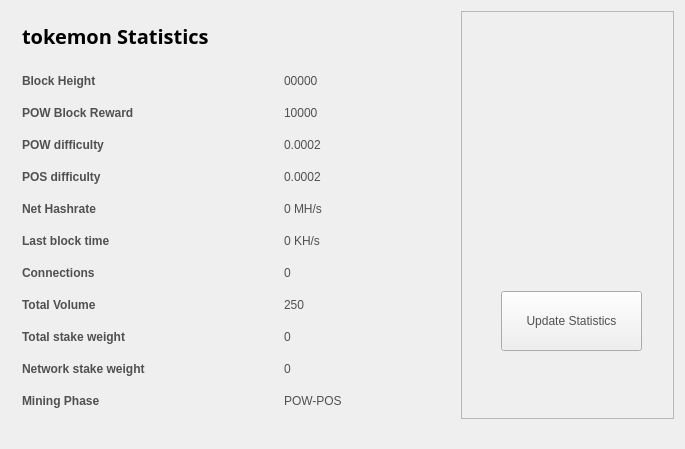
<?xml version="1.0" encoding="UTF-8"?>
<ui version="4.0">
 <class>StatisticsPage</class>
 <widget class="QWidget" name="StatisticsPage">
  <property name="windowModality">
   <enum>Qt::NonModal</enum>
  </property>
  <property name="geometry">
   <rect>
    <x>0</x>
    <y>0</y>
    <width>685</width>
    <height>449</height>
   </rect>
  </property>
  <property name="windowTitle">
   <string>Digging</string>
  </property>
  <property name="styleSheet">
   <string notr="true">color:#505050;
font-family:'Open Sans,sans-serif';</string>
  </property>
  <layout class="QGridLayout" name="gridLayout">
   <property name="sizeConstraint">
    <enum>QLayout::SetMaximumSize</enum>
   </property>
   <item row="0" column="1">
    <widget class="QFrame" name="frame">
     <property name="minimumSize">
      <size>
       <width>213</width>
       <height>0</height>
      </size>
     </property>
     <property name="frameShape">
      <enum>QFrame::StyledPanel</enum>
     </property>
     <property name="frameShadow">
      <enum>QFrame::Raised</enum>
     </property>
     <widget class="QPushButton" name="startButton">
      <property name="geometry">
       <rect>
        <x>40</x>
        <y>280</y>
        <width>141</width>
        <height>60</height>
       </rect>
      </property>
      <property name="sizePolicy">
       <sizepolicy hsizetype="Fixed" vsizetype="Fixed">
        <horstretch>0</horstretch>
        <verstretch>0</verstretch>
       </sizepolicy>
      </property>
      <property name="minimumSize">
       <size>
        <width>120</width>
        <height>60</height>
       </size>
      </property>
      <property name="autoFillBackground">
       <bool>false</bool>
      </property>
      <property name="styleSheet">
       <string notr="true"/>
      </property>
      <property name="text">
       <string>Update Statistics</string>
      </property>
     </widget>
     <widget class="QLabel" name="label">
      <property name="geometry">
       <rect>
        <x>10</x>
        <y>10</y>
        <width>191</width>
        <height>191</height>
       </rect>
      </property>
      <property name="text">
       <string/>
      </property>
      <property name="pixmap">
       <pixmap>:/icons/coinbg</pixmap>
      </property>
      <property name="scaledContents">
       <bool>true</bool>
      </property>
     </widget>
    </widget>
   </item>
   <item row="0" column="0">
    <widget class="QFrame" name="gridFrame_2">
     <layout class="QGridLayout" name="gridLayout_4">
      <item row="3" column="0">
       <layout class="QFormLayout" name="formLayout_2">
        <property name="fieldGrowthPolicy">
         <enum>QFormLayout::FieldsStayAtSizeHint</enum>
        </property>
        <property name="horizontalSpacing">
         <number>139</number>
        </property>
        <property name="verticalSpacing">
         <number>18</number>
        </property>
        <property name="rightMargin">
         <number>0</number>
        </property>
        <item row="1" column="0">
         <widget class="QLabel" name="label_14">
          <property name="text">
           <string>&lt;html&gt;&lt;head/&gt;&lt;body&gt;&lt;p&gt;&lt;span style=&quot; font-weight:600;&quot;&gt;Block Height&lt;/span&gt;&lt;/p&gt;&lt;/body&gt;&lt;/html&gt;</string>
          </property>
         </widget>
        </item>
        <item row="1" column="1">
         <widget class="QLabel" name="heightBox">
          <property name="text">
           <string>00000</string>
          </property>
         </widget>
        </item>
        <item row="2" column="0">
         <widget class="QLabel" name="label_12">
          <property name="text">
           <string>&lt;html&gt;&lt;head/&gt;&lt;body&gt;&lt;p&gt;&lt;span style=&quot; font-weight:600;&quot;&gt;POW Block Reward&lt;/span&gt;&lt;/p&gt;&lt;/body&gt;&lt;/html&gt;</string>
          </property>
         </widget>
        </item>
        <item row="2" column="1">
         <widget class="QLabel" name="rewardBox">
          <property name="text">
           <string>10000</string>
          </property>
         </widget>
        </item>
        <item row="3" column="0">
         <widget class="QLabel" name="label_13">
          <property name="text">
           <string>&lt;html&gt;&lt;head/&gt;&lt;body&gt;&lt;p&gt;&lt;span style=&quot; font-weight:600;&quot;&gt;POW difficulty&lt;/span&gt;&lt;/p&gt;&lt;/body&gt;&lt;/html&gt;</string>
          </property>
         </widget>
        </item>
        <item row="3" column="1">
         <widget class="QLabel" name="diffBox">
          <property name="text">
           <string>0.0002</string>
          </property>
         </widget>
        </item>
        <item row="4" column="0">
         <widget class="QLabel" name="label_9">
          <property name="text">
           <string>&lt;html&gt;&lt;head/&gt;&lt;body&gt;&lt;p&gt;&lt;span style=&quot; font-weight:600;&quot;&gt;POS difficulty&lt;/span&gt;&lt;/p&gt;&lt;/body&gt;&lt;/html&gt;</string>
          </property>
         </widget>
        </item>
        <item row="4" column="1">
         <widget class="QLabel" name="diffBox2">
          <property name="text">
           <string>0.0002</string>
          </property>
         </widget>
        </item>
        <item row="5" column="1">
         <widget class="QLabel" name="pawrateBox">
          <property name="text">
           <string>0 MH/s</string>
          </property>
         </widget>
        </item>
        <item row="6" column="0">
         <widget class="QLabel" name="label3_2">
          <property name="sizePolicy">
           <sizepolicy hsizetype="Preferred" vsizetype="Maximum">
            <horstretch>0</horstretch>
            <verstretch>0</verstretch>
           </sizepolicy>
          </property>
          <property name="text">
           <string>&lt;html&gt;&lt;head/&gt;&lt;body&gt;&lt;p&gt;&lt;span style=&quot; font-weight:600;&quot;&gt;Last block time&lt;/span&gt;&lt;/p&gt;&lt;/body&gt;&lt;/html&gt;</string>
          </property>
         </widget>
        </item>
        <item row="6" column="1">
         <widget class="QLabel" name="localBox">
          <property name="text">
           <string>0 KH/s</string>
          </property>
         </widget>
        </item>
        <item row="7" column="0">
         <widget class="QLabel" name="label1_2">
          <property name="text">
           <string>&lt;html&gt;&lt;head/&gt;&lt;body&gt;&lt;p&gt;&lt;span style=&quot; font-weight:600;&quot;&gt;Connections&lt;/span&gt;&lt;/p&gt;&lt;/body&gt;&lt;/html&gt;</string>
          </property>
         </widget>
        </item>
        <item row="7" column="1">
         <widget class="QLabel" name="connectionBox">
          <property name="text">
           <string>0</string>
          </property>
         </widget>
        </item>
        <item row="8" column="0">
         <widget class="QLabel" name="label_8">
          <property name="text">
           <string>&lt;html&gt;&lt;head/&gt;&lt;body&gt;&lt;p&gt;&lt;span style=&quot; font-weight:600;&quot;&gt;Total Volume&lt;/span&gt;&lt;/p&gt;&lt;/body&gt;&lt;/html&gt;</string>
          </property>
         </widget>
        </item>
        <item row="8" column="1">
         <widget class="QLabel" name="volumeBox">
          <property name="text">
           <string>250</string>
          </property>
         </widget>
        </item>
        <item row="9" column="0">
         <widget class="QLabel" name="label_10">
          <property name="text">
           <string>&lt;html&gt;&lt;head/&gt;&lt;body&gt;&lt;p&gt;&lt;span style=&quot; font-weight:600;&quot;&gt;Total stake weight&lt;/span&gt;&lt;/p&gt;&lt;/body&gt;&lt;/html&gt;</string>
          </property>
         </widget>
        </item>
        <item row="9" column="1">
         <widget class="QLabel" name="minBox">
          <property name="text">
           <string>0</string>
          </property>
         </widget>
        </item>
        <item row="10" column="0">
         <widget class="QLabel" name="label_11">
          <property name="text">
           <string>&lt;html&gt;&lt;head/&gt;&lt;body&gt;&lt;p&gt;&lt;span style=&quot; font-weight:600;&quot;&gt;Network stake weight&lt;/span&gt;&lt;/p&gt;&lt;/body&gt;&lt;/html&gt;</string>
          </property>
         </widget>
        </item>
        <item row="10" column="1">
         <widget class="QLabel" name="maxBox">
          <property name="text">
           <string>0</string>
          </property>
         </widget>
        </item>
        <item row="11" column="0">
         <widget class="QLabel" name="label_15">
          <property name="text">
           <string>&lt;html&gt;&lt;head/&gt;&lt;body&gt;&lt;p&gt;&lt;span style=&quot; font-weight:600;&quot;&gt;Mining Phase&lt;/span&gt;&lt;/p&gt;&lt;/body&gt;&lt;/html&gt;</string>
          </property>
         </widget>
        </item>
        <item row="11" column="1">
         <widget class="QLabel" name="cBox">
          <property name="text">
           <string>POW-POS</string>
          </property>
         </widget>
        </item>
        <item row="5" column="0">
         <widget class="QLabel" name="label_16">
          <property name="text">
           <string>&lt;html&gt;&lt;head/&gt;&lt;body&gt;&lt;p&gt;&lt;span style=&quot; font-weight:600;&quot;&gt;Net Hashrate&lt;/span&gt;&lt;/p&gt;&lt;/body&gt;&lt;/html&gt;</string>
          </property>
         </widget>
        </item>
       </layout>
      </item>
      <item row="1" column="0">
       <layout class="QHBoxLayout" name="horizontalLayout_4">
        <property name="spacing">
         <number>7</number>
        </property>
        <item>
         <widget class="QLabel" name="label_5">
          <property name="font">
           <font>
            <family>Open Sans,sans-serif</family>
           </font>
          </property>
          <property name="text">
           <string>&lt;html&gt;&lt;head/&gt;&lt;body&gt;&lt;p&gt;&lt;span style=&quot; font-size:20px; font-weight:600; color:#000000;&quot;&gt;tokemon Statistics&lt;/span&gt;&lt;/p&gt;&lt;/body&gt;&lt;/html&gt;</string>
          </property>
         </widget>
        </item>
        <item>
         <spacer name="horizontalSpacer_2">
          <property name="orientation">
           <enum>Qt::Horizontal</enum>
          </property>
          <property name="sizeHint" stdset="0">
           <size>
            <width>40</width>
            <height>20</height>
           </size>
          </property>
         </spacer>
        </item>
       </layout>
      </item>
      <item row="2" column="0">
       <spacer name="verticalSpacer_2">
        <property name="orientation">
         <enum>Qt::Vertical</enum>
        </property>
        <property name="sizeHint" stdset="0">
         <size>
          <width>20</width>
          <height>40</height>
         </size>
        </property>
       </spacer>
      </item>
     </layout>
    </widget>
   </item>
   <item row="1" column="0">
    <spacer name="verticalSpacer">
     <property name="orientation">
      <enum>Qt::Vertical</enum>
     </property>
     <property name="sizeHint" stdset="0">
      <size>
       <width>20</width>
       <height>40</height>
      </size>
     </property>
    </spacer>
   </item>
  </layout>
 </widget>
 <layoutdefault spacing="6" margin="11"/>
 <resources>
  <include location="../bitcoin.qrc"/>
 </resources>
 <connections/>
</ui>
